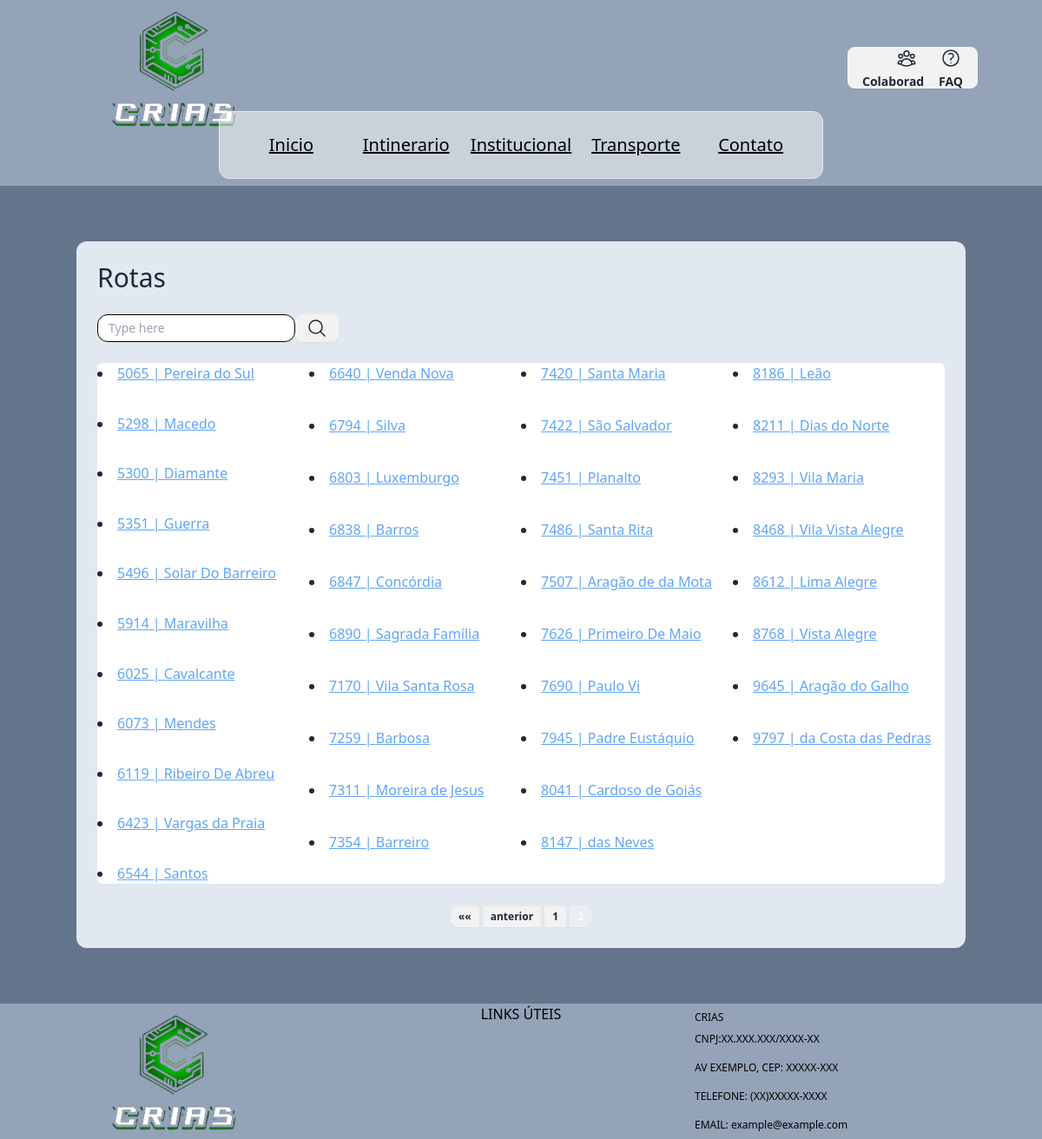
Screenshot of /?page=2 with the database file from the repository.
### horarios/models.py (models this page shows, shortened)
class Rote(models.Model):
    id = models.IntegerField(primary_key=True)
    name = models.CharField(max_length=250, unique=True, blank=False, null=False)
    box = models.IntegerField(blank=True, null=True)
    weekly_time = models.JSONField()
    alternative_time = models.JSONField()

### horarios/views.py (the view)
# urls.py: path('', view=views.index, name='index'),
def index(request):
    data = Rote.objects.all().order_by('box')
    paginator = Paginator(data, 42)
    print(paginator)
    page_number = request.GET.get('page')
    page_obj = paginator.get_page(page_number)
    return render(request, 'horarios/index.html', {'page_obj': page_obj, 'total_pages': paginator.num_pages})

### templates/horarios/index.html (shortened to what this page needs)
{%extends './base/base.html'%} {%block content%}
<main class="bg-slate-500 w-full py-6 mx-auto">
  <div
    class="container flex-col mx-auto p-6 bg-slate-200 rounded-xl my-10 space-y-6"
  >
    <h1 class="text-3xl">Rotas</h1>
    <div id="div_pesquisar_rota" class="flex item-center">
      <label class="">
        <input
          id="input_pesquisa"
          type="text"
          placeholder="Type here"
          class="input input-sm input-bordered border-black bg-white rounded-xl"
        />
      </label>
      <a class="btn btn-sm">
        <svg
          xmlns="http://www.w3.org/2000/svg"
          fill="none"
          viewBox="0 0 24 24"
          stroke-width="1.5"
          stroke="currentColor"
          class="size-6"
        >
          <path
            stroke-linecap="round"
            stroke-linejoin="round"
            d="m21 21-5.197-5.197m0 0A7.5 7.5 0 1 0 5.196 5.196a7.5 7.5 0 0 0 10.607 10.607Z"
          />
        </svg>
      </a>
    </div>
    <div
      id="linhas_de_onibus"
      class="container grid grid-cols-4 bg-white border-black rounded-md lg:min-h-[600px] max-h-fit"
    >
      <div class="grid auto-rows-auto md:grid-rows-10">
        {% for item in page_obj.object_list %}
        <li class="">
          <a
            class="link text-blue-400 underline hover:text-blue-800 visited:text-purple-600"
            href="/{{item.box}}/"
          >
            {{item.box}} | {{item.name}}
          </a>
        </li>
        {% if forloop.counter0|divisibleby:10 and not forloop.first %}
      </div>
      <div class="grid auto-rows-auto md:grid-rows-10">
        {% endif %} {%endfor%}
      </div>
    </div>
    <div class="flex pagination join justify-center ">
      <span class="step-links">
          {% if page_obj.has_previous %}
              <a class="btn join-item btn-xs" href="?page=1">&laquo;&laquo; </a>
              <a class="btn join-item btn-xs" href="?page={{ page_obj.previous_page_number }}">anterior</a>
          {% endif %}
          {% for num in page_obj.paginator.page_range %}
              {% if num >= page_obj.number|add:'-2' and num <= page_obj.number|add:'3' %}
                  {% if num == page_obj.number %}
                      <span class="btn join-item btn-xs bg-opacity-50 text-white" class="current">{{ num }}</span>
                  {% else %}
                      <a class="join-item btn btn-xs" href="?page={{ num }}">{{ num }}</a>
                  {% endif %}
              {% endif %}
          {% endfor %}
      </span>
  </div>
  </div>
</main>
{%endblock%}

### rows the page displays
Rote: box "5065", name "Pereira do Sul"
Rote: box "5298", name "Macedo"
Rote: box "5300", name "Diamante"
Rote: box "5351", name "Guerra"
Rote: box "5496", name "Solar Do Barreiro"
Rote: box "5914", name "Maravilha"
Rote: box "6025", name "Cavalcante"
Rote: box "6073", name "Mendes"
Rote: box "6119", name "Ribeiro De Abreu"
Rote: box "6423", name "Vargas da Praia"
Rote: box "6544", name "Santos"
Rote: box "6640", name "Venda Nova"
Rote: box "6794", name "Silva"
Rote: box "6803", name "Luxemburgo"
Rote: box "6838", name "Barros"
Rote: box "6847", name "Concórdia"
Rote: box "6890", name "Sagrada Família"
Rote: box "7170", name "Vila Santa Rosa"
Rote: box "7259", name "Barbosa"
Rote: box "7311", name "Moreira de Jesus"
Rote: box "7354", name "Barreiro"
Rote: box "7420", name "Santa Maria"
Rote: box "7422", name "São Salvador"
Rote: box "7451", name "Planalto"
Rote: box "7486", name "Santa Rita"
Rote: box "7507", name "Aragão de da Mota"
Rote: box "7626", name "Primeiro De Maio"
Rote: box "7690", name "Paulo Vi"
Rote: box "7945", name "Padre Eustáquio"
Rote: box "8041", name "Cardoso de Goiás"
Rote: box "8147", name "das Neves"
Rote: box "8186", name "Leão"
Rote: box "8211", name "Dias do Norte"
Rote: box "8293", name "Vila Maria"
Rote: box "8468", name "Vila Vista Alegre"
Rote: box "8612", name "Lima Alegre"
Rote: box "8768", name "Vista Alegre"
Rote: box "9645", name "Aragão do Galho"
Rote: box "9797", name "da Costa das Pedras"

### other values shown
{{ num }} "1"
